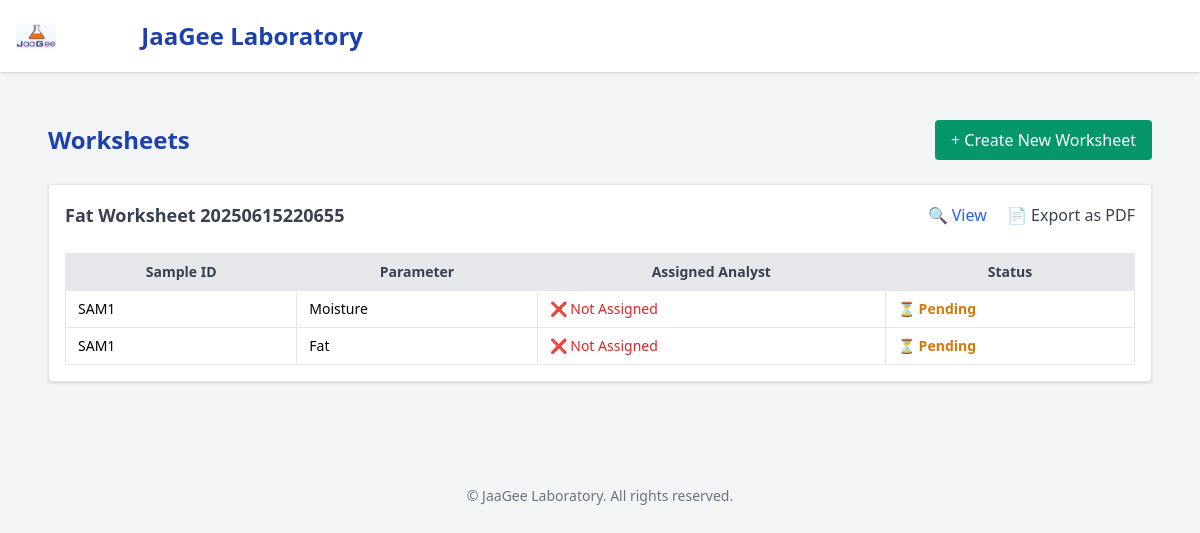
Page /worksheet/list/ (signed in) on the earlier database version.
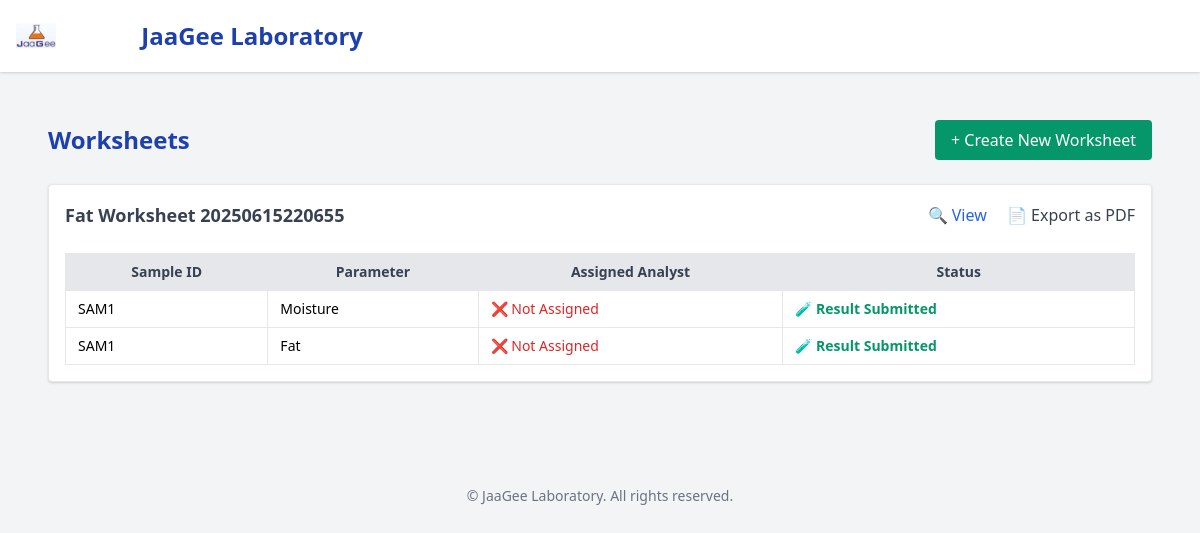
Same page on the later database version.
### core/models.py (models this page shows, shortened)
class TestAssignment(models.Model):
    sample = models.ForeignKey(Sample, on_delete=models.CASCADE)
    parameter = models.ForeignKey(TestParameter, on_delete=models.CASCADE)
    assigned_to = models.ForeignKey(User, on_delete=models.SET_NULL, null=True)
    deadline = models.DateField()
    status = models.CharField(max_length=20, choices=[('Pending', 'Pending'), ('Completed', 'Completed')])
    worksheet = models.ForeignKey('Worksheet', null=True, blank=True, on_delete=models.SET_NULL, related_name='test_assignments')

class Sample(models.Model):
    client = models.ForeignKey('Client', on_delete=models.CASCADE, related_name="samples")
    requested_parameters = models.ManyToManyField('TestParameter', blank=True)
    batch = models.ForeignKey('Batch', on_delete=models.SET_NULL, null=True, blank=True, related_name='sample_set')
    sample_id = models.CharField(max_length=30)
    nature_of_sample = models.CharField(max_length=100)
    weight = models.FloatField()
    status = models.CharField(max_length=30, default='Pending')  # Pending, In Progress, Completed
    qc_flag = models.CharField(
        max_length=20,
        choices=[
            ('', 'None'),
            ('Control', 'Control'),
            ('Duplicate', 'Duplicate'),
        ],
        default='',
        blank=True
    )

class TestParameter(models.Model):
    test_type = models.ForeignKey('TestType', on_delete=models.SET_NULL, null=True, blank=True)
    name = models.CharField(max_length=100)  # Protein, Fat, Ash, etc.
    price = models.DecimalField(max_digits=10, decimal_places=2, default=1000)

### core/views.py (the view)
# urls.py: path('worksheet/list/', views.worksheet_list, name='worksheet_list'),
@login_required
@user_passes_test(is_manager)
def worksheet_list(request):
    worksheets = Worksheet.objects.all().order_by('-created_at')
    return render(request, 'core/worksheet_list.html', {'worksheets': worksheets})

### core/views.py (called while the page is built)
def is_manager(user):
    return user.groups.filter(name='Manager').exists()

### core/templates/core/worksheet_list.html
{% extends 'base.html' %}
{% block content %}
<div class="max-w-6xl mx-auto p-6">
  <div class="flex justify-between items-center mb-6">
    <h2 class="text-2xl font-bold text-blue-800">Worksheets</h2>
    <a href="{% url 'create_worksheet' %}" class="bg-green-600 text-white px-4 py-2 rounded hover:bg-green-700">
      + Create New Worksheet
    </a>
  </div>
  {% if worksheets %}
    <div class="space-y-6">
      {% for worksheet in worksheets %}
        <div class="bg-white p-4 rounded shadow border">
          <div class="flex justify-between items-center">
            <h3 class="text-lg font-semibold text-gray-700">{{ worksheet.title }}</h3>
            <div class="space-x-4">
              <a href="{% url 'worksheet_detail' worksheet.id %}" class="text-blue-600 hover:underline">🔍 View</a>
              <a href="{% url 'worksheet_pdf' worksheet.id %}" class="text-gray-700 hover:text-black">📄 Export as PDF</a>
            </div>
          </div>
          {% if worksheet.assignments.exists %}
            <div class="overflow-x-auto mt-4">
              <table class="min-w-full table-auto border mt-2 text-sm">
                <thead class="bg-gray-200 text-gray-700">
                  <tr>
                    <th class="border px-3 py-2">Sample ID</th>
                    <th class="border px-3 py-2">Parameter</th>
                    <th class="border px-3 py-2">Assigned Analyst</th>
                    <th class="border px-3 py-2">Status</th>
                  </tr>
                </thead>
                <tbody>
                  {% for assign in worksheet.assignments.all %}
                    <tr class="hover:bg-gray-50">
                      <td class="border px-3 py-2">{{ assign.sample.sample_id }}</td>
                      <td class="border px-3 py-2">{{ assign.parameter.name }}</td>
                      <td class="border px-3 py-2">
                        {% if assign.analyst %}
                          <span class="text-green-700 font-medium">✔ {{ assign.analyst.username }}</span>
                        {% else %}
                          <span class="text-red-600 font-medium">❌ Not Assigned</span>
                        {% endif %}
                      </td>
                      <td class="border px-3 py-2">
                        {% if assign.status == 'Completed' %}
                          <span class="text-green-600 font-semibold">🧪 Result Submitted</span>
                        {% else %}
                          <span class="text-yellow-600 font-semibold">⏳ Pending</span>
                        {% endif %}
                      </td>
                    </tr>
                  {% endfor %}
                </tbody>
              </table>
            </div>
          {% else %}
            <p class="text-sm text-gray-500 mt-2">No test assignments yet for this worksheet.</p>
          {% endif %}
        </div>
      {% endfor %}
    </div>
  {% else %}
    <p class="text-center text-gray-500 mt-8">No worksheets found yet.</p>
  {% endif %}
</div>
{% endblock %}

Differences in the rows shown:
changed TestAssignment "Moisture": status "⏳ Pending" → "🧪 Result Submitted"
changed TestAssignment "Fat": status "⏳ Pending" → "🧪 Result Submitted"
